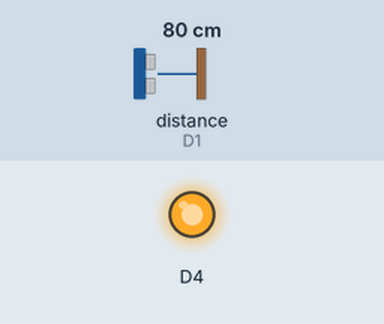
Bench run of a sketch on a simulated ESP8266 (NodeMCU). On the bench: output pins drawn as LEDs (lit = HIGH). Wiring (inferred from the names in the program): ultrasonic range finder: trigger D0; echo D1. The test bench sets the inputs (shaded band); at power-on: distance to the obstacle (sensor on D1) 80 cm. The echo pulse lasts 58.3 µs per cm; pins used as bus, display or sensor lines are not drawn.

Above: at 1.2 s.
1.3 s: distance to the obstacle (sensor on D1) set to 33 cm
2.8 s: distance to the obstacle (sensor on D1) set to 27 cm
At 4.0 s:
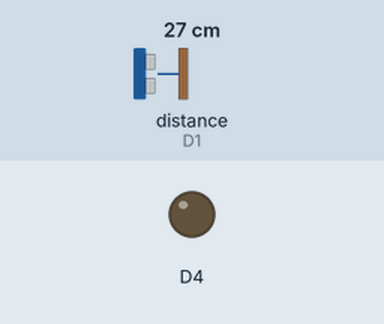
4.3 s: distance to the obstacle (sensor on D1) set to 35 cm
At 5.3 s:
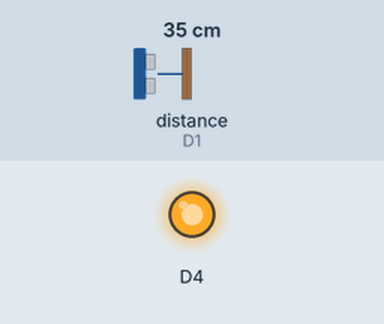
5.8 s: distance to the obstacle (sensor on D1) set to 2 cm
At 6.3 s:
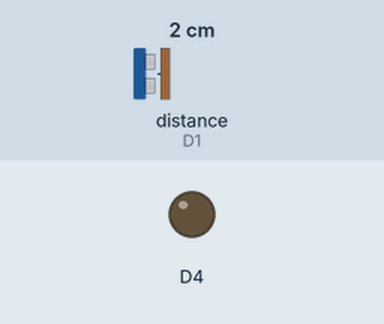
Timing chart, 0 to 8.3 s (numbered marks = the images above; inputs shaded):
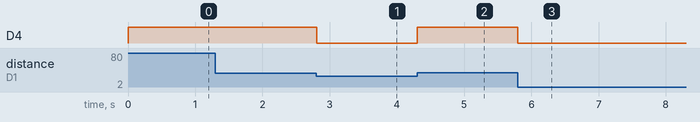

The sketch:

Master.ino
```cpp
#include <ESP8266WiFi.h>
#include<ESP8266WebServer.h>
#include "sonar.h"


ESP8266WebServer server(80);

void notFound() {
  server.send(404,"text/plain","Not Found");
}

#define AP_SSID "Parking-Subnet-0"
#define AP_PASS "1234567890"

int sensor0 = 0x0000FFFF;
int sensor1 = 0x0000FFFF;
int sensor2 = 0x0000FFFF;

String data;
int proximity = 0;

void proximityCheck(){
  proximity = getDistance();
  sensor0 = proximity;
  if(30 > proximity){
    blinkLED(LOW);
  }else{
    blinkLED(HIGH);
  }
}


void blinkLED(int proximity){
  digitalWrite(D4, proximity);
}

void getSensors(){
  proximityCheck();
  data = String(sensor0) + ":";
  data += String(sensor1) + ":";
  data += String(sensor2);
  server.send(200,"text/plain", data);
}

void setNode1(){
   sensor1 = server.arg(0).toInt();
   server.send(200, "text/plain", "OK");
}

void setNode2(){
   sensor2 = server.arg(0).toInt();
   server.send(200, "text/plain", "OK");
}

void setup() {

  pinMode(D4, OUTPUT);
  digitalWrite(D4, LOW);
  WiFi.mode(WIFI_AP);
  WiFi.softAP(AP_SSID, AP_PASS);

  server.on("/sensors", getSensors);
  server.on("/slave1", setNode1);
  server.on("/slave2", setNode2);

  server.onNotFound(notFound);
  server.begin();
  startSonar();
}

void loop() {
  server.handleClient();
  proximityCheck();
}
```

sonar.h
```cpp
const int pingPin = D0; // Trigger Pin of Ultrasonic Sensor
const int echoPin = D1; // Echo Pin of Ultrasonic Sensor

void startSonar() {
   pinMode(pingPin, OUTPUT);
   pinMode(echoPin, INPUT);
}

long centimeters(long microseconds) {
   return microseconds / 29 / 2;
}

int getDistance() {
   digitalWrite(pingPin, LOW);
   delayMicroseconds(2);
   digitalWrite(pingPin, HIGH);
   delayMicroseconds(10);
   digitalWrite(pingPin, LOW);
   long duration = pulseIn(echoPin, HIGH);
   return centimeters(duration);
}
```

Measured:
- the behaviour switches between 30 and 29 cm on distance to the obstacle (sensor on D1) (found by bisection; images 0 and 1)
- after the input at 1.3 s, every drawn part: stays the same
- after the input at 2.8 s, D4: HIGH → LOW at once
- after the input at 4.3 s, D4: LOW → HIGH at once
- after the input at 5.8 s, D4: HIGH → LOW at once
